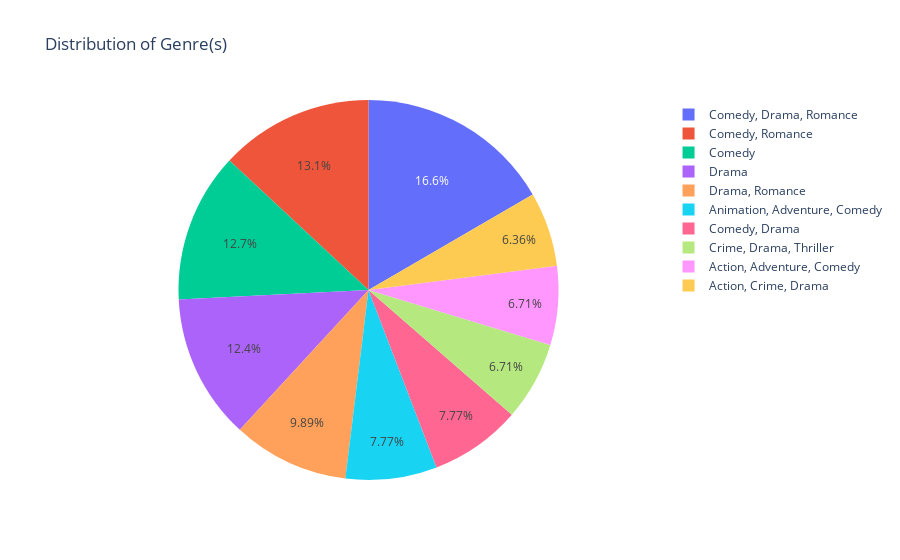

Notebook code for this chart:
### Code cell
fig = px.pie(genre_counts, values=genre_counts, names=genre_counts.index, title='Distribution of Genre(s)')
fig.show()

### Figure 1 — Plotly figure (JSON) as saved in the notebook; plotly's stock layout.template omitted (floating-point values rounded to 4 significant figures)
{"data": [{"domain": {"x": [0, 1], "y": [0, 1]}, "hovertemplate": "Genre=%{label}<br>value=%{value}<extra></extra>", "labels": ["Comedy, Drama, Romance", "Comedy, Romance", "Comedy", "Drama", "Drama, Romance", "Animation, Adventure, Comedy", "Comedy, Drama", "Crime, Drama, Thriller", "Action, Adventure, Comedy", "Action, Crime, Drama"], "legendgroup": "", "name": "", "showlegend": true, "type": "pie", "values": [47, 37, 36, 35, 28, 22, 22, 19, 19, 18]}], "layout": {"autosize": true, "legend": {"tracegroupgap": 0}, "title": {"text": "Distribution of Genre(s)"}}}
